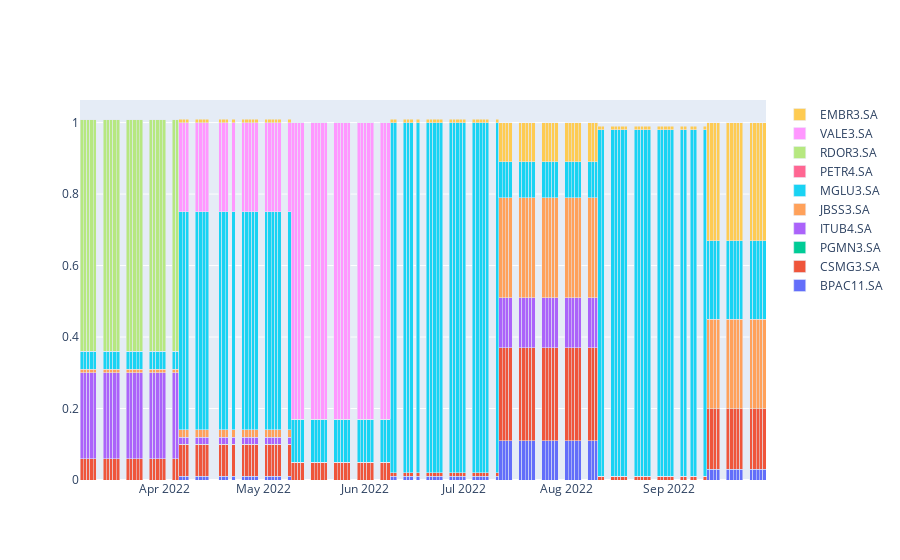

Here is the notebook cell this chart was saved with:
### Code cell
plotAllocation(ah.dropna())

### Figure 1 — Plotly figure (JSON) as saved in the notebook; plotly's stock layout.template omitted (floating-point values rounded to 4 significant figures; data arrays with more than 128 entries replaced by an {"elided": "..."} marker saying what was removed)
{"data": [{"name": "BPAC11.SA", "type": "bar", "x": {"elided": "146 str values"}, "y": {"elided": "146 float values"}}, {"name": "CSMG3.SA", "type": "bar", "x": {"elided": "146 str values"}, "y": {"elided": "146 float values"}}, {"name": "PGMN3.SA", "type": "bar", "x": {"elided": "146 str values"}, "y": {"elided": "146 int values"}}, {"name": "ITUB4.SA", "type": "bar", "x": {"elided": "146 str values"}, "y": {"elided": "146 float values"}}, {"name": "JBSS3.SA", "type": "bar", "x": {"elided": "146 str values"}, "y": {"elided": "146 float values"}}, {"name": "MGLU3.SA", "type": "bar", "x": {"elided": "146 str values"}, "y": {"elided": "146 float values"}}, {"name": "PETR4.SA", "type": "bar", "x": {"elided": "146 str values"}, "y": {"elided": "146 int values"}}, {"name": "RDOR3.SA", "type": "bar", "x": {"elided": "146 str values"}, "y": {"elided": "146 float values"}}, {"name": "VALE3.SA", "type": "bar", "x": {"elided": "146 str values"}, "y": {"elided": "146 float values"}}, {"name": "EMBR3.SA", "type": "bar", "x": {"elided": "146 str values"}, "y": {"elided": "146 float values"}}], "layout": {"bargap": 0, "bargroupgap": 0, "barmode": "stack", "xaxis": {"categoryorder": "total descending"}}}
